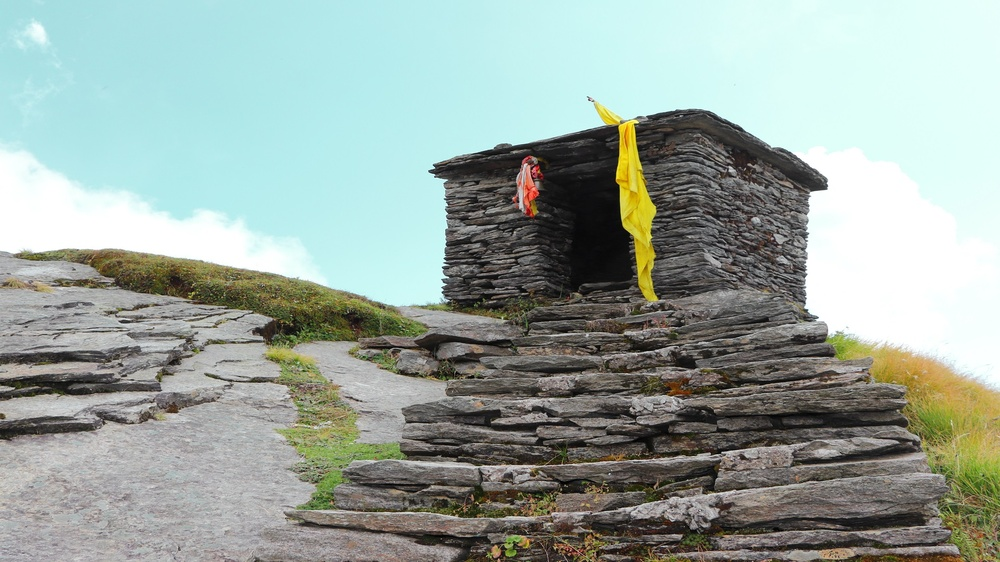
//> input picture HLS_Use_Model/Standalone_HLS_AXI_Example/testcase55.jpg, 1000 x 562 px, shrunk from 1920 x 1080 before the run
$ ./xf_distancetransform_tb ../../../../HLS_Use_Model/Standalone_HLS_AXI_Example/testcase55.jpg   (built with g++ and OpenCV 4)
//> lines starting //> are read from the running program, lines starting //| are printed output that depends on the picture
// [16 lines of licence text are left out]

#include "common/xf_headers.hpp"
#include "opencv2/features2d.hpp"

#include "xf_distancetransform_tb_config.h"

int main(int argc, char** argv) {
    if (argc != 2) {
        fprintf(stderr, "Invalid Number of Arguments!\nUsage:\n");
        fprintf(stderr, "<Executable Name> <input image path> \n");
        return -1;
    }

    cv::Mat in_img, out_img, ocv_ref;

    // reading in the image
    in_img = cv::imread(argv[1], 0);
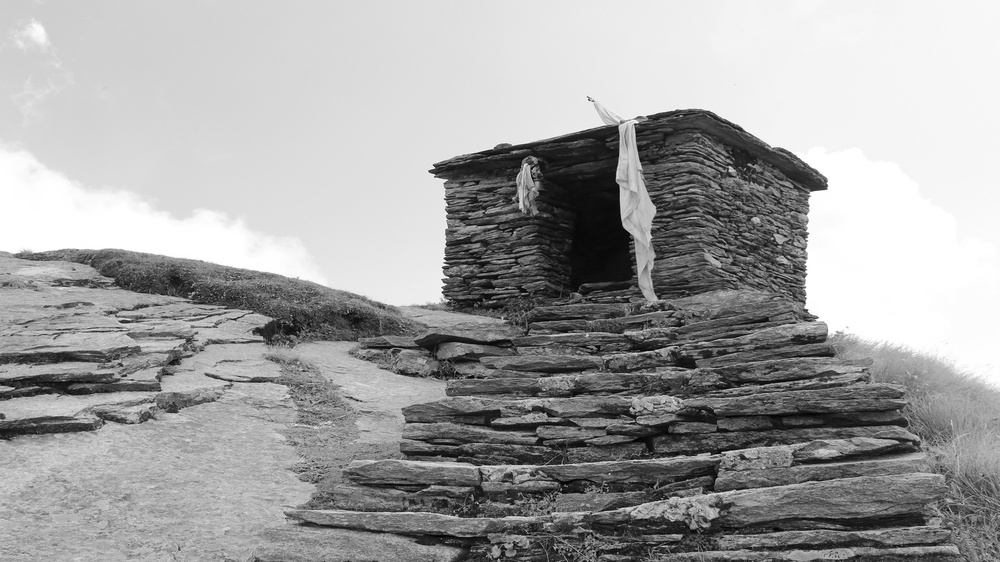
//> in_img: 562 rows x 1000 cols, CV_8UC1; min 0, max 255, mean 162.1

    if (in_img.data == NULL) {
        fprintf(stderr, "Cannot open image at %s\n", argv[1]);
        return 0;
    }

    /////////////////////	  OpenCV reference	 ////////////////
    cv::distanceTransform(in_img, ocv_ref, cv::DIST_L2, 3);
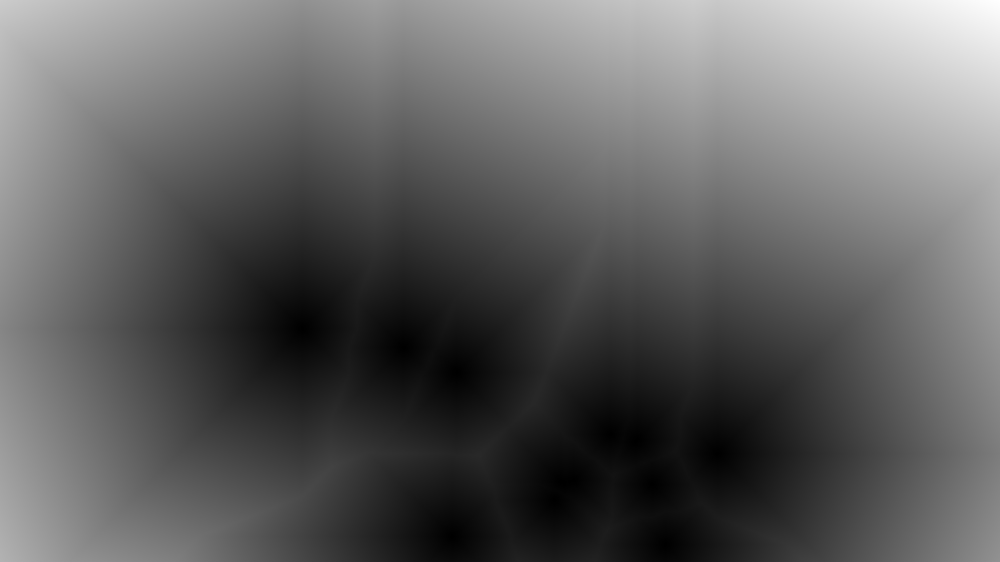
//> ocv_ref: 562 rows x 1000 cols, CV_32FC1; min 0, max 549.4, mean 208; drawn with min black and max white
    cv::imwrite("out_ocv.jpg", ocv_ref);
    /////////////////////	End of OpenCV reference	 ////////////////

    out_img.create(in_img.rows, in_img.cols, ocv_ref.type());
    int height = in_img.rows;
//> height = 562
    int width = in_img.cols;
//> width = 1000
    unsigned int* fw_pass_data = (unsigned int*)malloc(height * width * 4); // 4-bytes

    ////////////////////	HLS TOP function call	/////////////////
    distancetransform_accel((ap_uint<INPUT_PTR_WIDTH>*)in_img.data, (float*)out_img.data,
                            (ap_uint<FWPASS_PTR_WIDTH>*)fw_pass_data, height, width);
//> (this line was passed over: ap_uint is not available in this run)

    // Write output image
    cv::imwrite("hw_out.jpg", out_img);

    //////////////////  Validation ////////////////////
    int cnt = 0;
    for (int i = 0; i < out_img.rows; i++) {
        for (int j = 0; j < out_img.cols; j++) {
            float a = (out_img.at<float>(i, j) - ocv_ref.at<float>(i, j));
            if (a < 0) a = -a;
            if (a > 0.01f) {
                printf("missmatches at: row:%d col:%d hw_data:%5f ocv_ref_output:%5f\n", i, j, out_img.at<float>(i, j),
                       ocv_ref.at<float>(i, j));
                cnt++;
            }
        }
    }
//> this loop made 562 passes
//> cnt on passes 1 to 3: 1000, 2000, 3000
//> after the loop, cnt = 561982
    if (cnt > 0)
        printf("test failed!\nNo. of missmatched outputs:%d\n", cnt);
//| test failed!
//| No. of missmatched outputs:561982
    else
        printf("test passed!\n");

    return 0;
}
